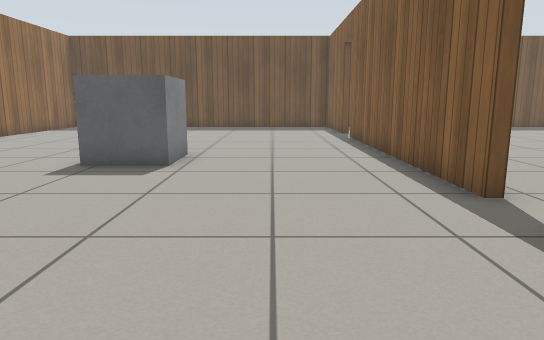
View 1 (above)

16 first-person views from a walk through a robot-simulator world made for Gazebo. The camera is 0.72 m above the floor, tilts 10° down and sees 70° across. The floor is counted in squares, 0.5 m on a side. Each view is taken from the middle of a square. On the plan, view 1 faces up. The plan holds only what a view shows up to about 16 squares ahead; the rest is blank. Simple patterns stand in for the simulator's built-in surfaces.

View 2
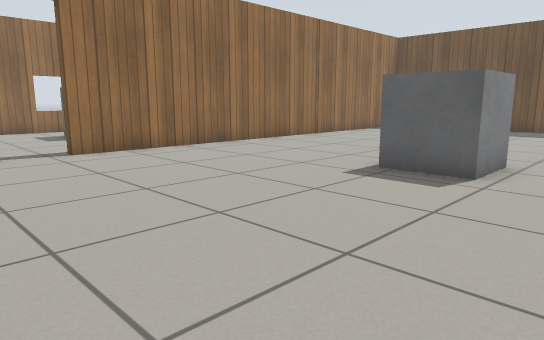

View 3
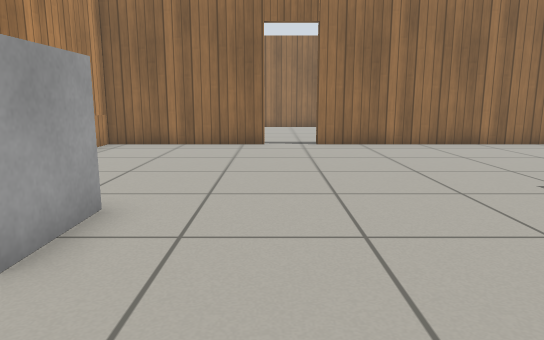

View 4
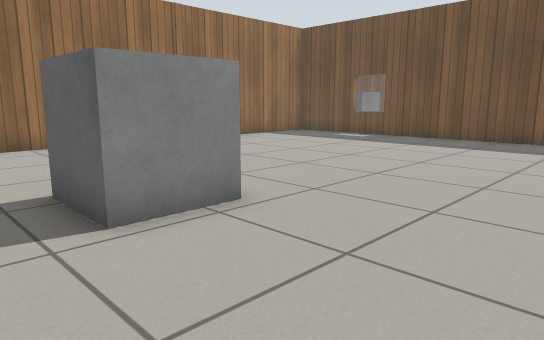

View 5
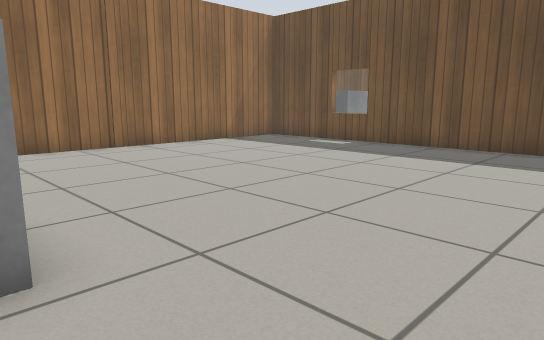

View 6
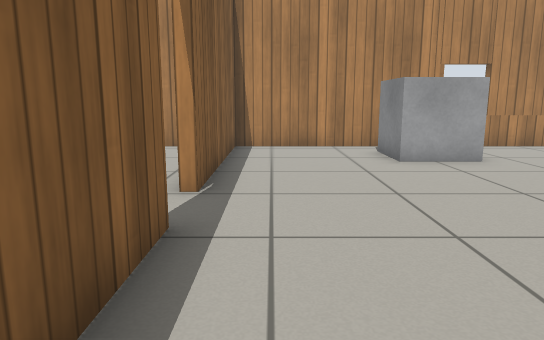

View 7
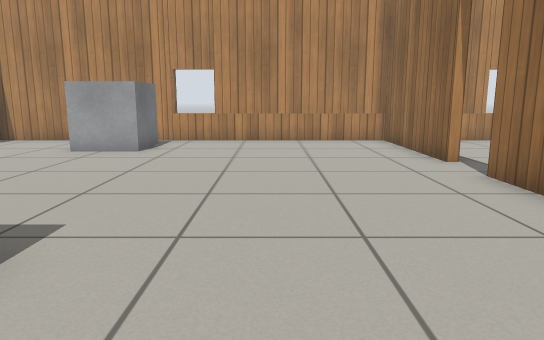

View 8
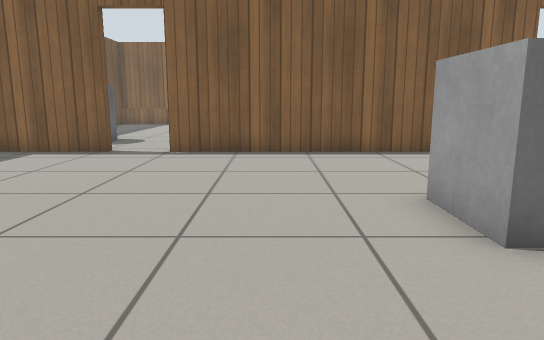

View 9
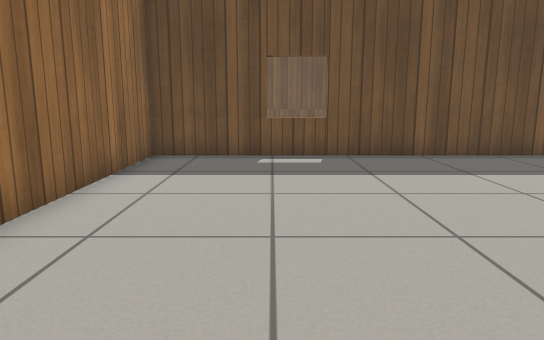

View 10
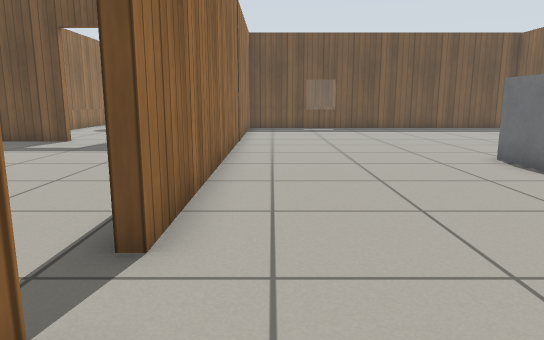

View 11
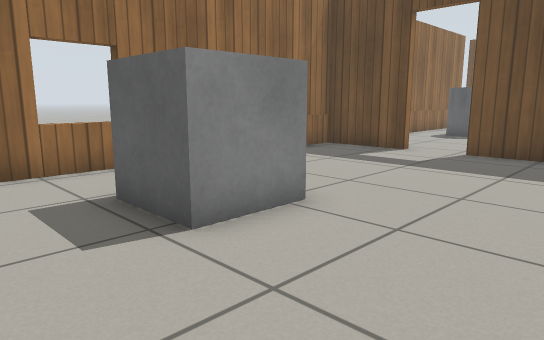

View 12
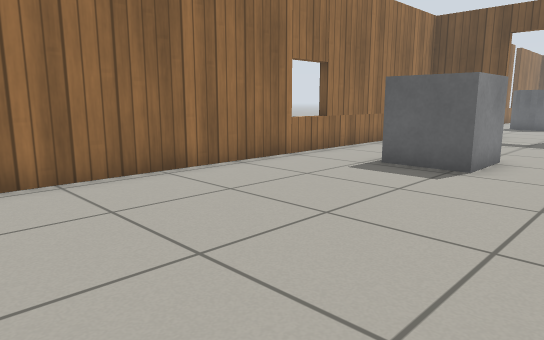

View 13
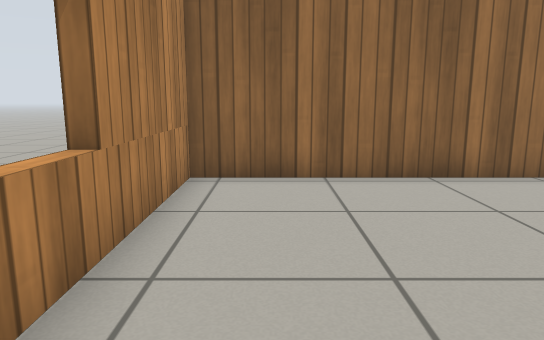

View 14
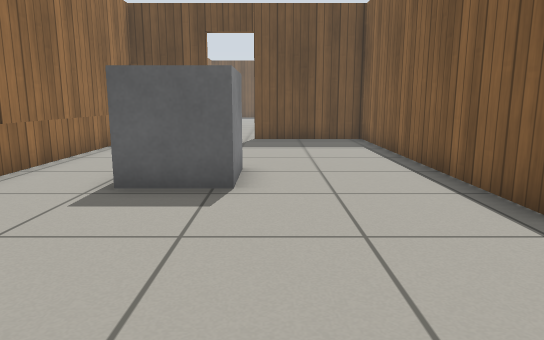

View 15
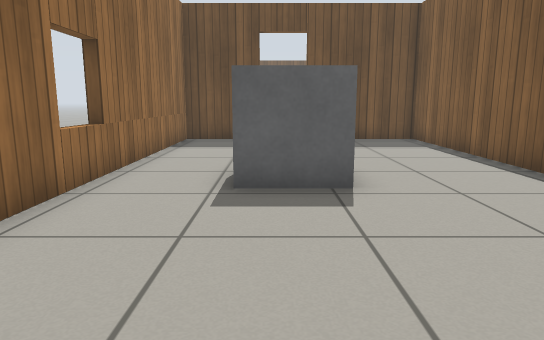

View 16
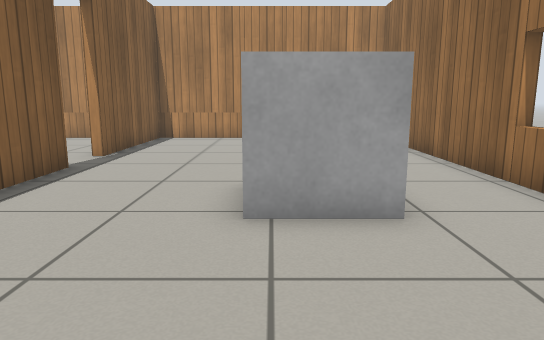

### Floor plan
Points are (right, up) in squares from view 1. A wall is a line through its corners. A room is listed if a view was taken in it or the views show most of it. See-through windows are left out.
Room 1 (views 1, 2, 3, 4, 5, 6, 7, 8, 9, 10)
walls: (3.2, 5.6) (3.2, 16); (-11.2, 2.7) (-11.2, -2.6) (3.2, -2.6) (3.2, 4); (3.2, 17.6) (3.2, 20.9); (-0.6, 22.4) (-11.2, 22.4) (-11.2, 4.5)
ways out: open door at (-11, 3.5) to room 2; open door at (3, 4.5); open door at (3, 16.5)
objects: grey box (-4, 9) to (-2, 11); grey box (-3, -1) to (-1, 1)
Room 2 (views 11, 12, 13, 14, 15, 16)
walls: (-11.5, 4.5) (-11.5, 15.1) (-15.8, 15.1); (-17.4, 15.1) (-20.3, 15.1) (-20.3, -2.6) (-11.5, -2.6) (-11.5, 2.7)
ways out: open door at (-11, 3.5) to room 1; open door at (-16.5, 15)
objects: grey box (-18, 6) to (-16, 8)

Positions as (right, up) in squares from view 1, and headings:
1: (0, 0), facing up
2: (0, 1), facing up-left
3: (2, 3), facing left
4: (2, 7), facing up-left
5: (1, 10), facing up-left
6: (2, 10), facing down
7: (-7, 12), facing down
8: (-8, 13), facing right
9: (-8, 12), facing up
10: (-10, 1), facing up
11: (-12, 4), facing up-left
12: (-13, -2), facing up-left
13: (-13, -1), facing left
14: (-15, 0), facing up
15: (-17, 0), facing up
16: (-16, 13), facing down
